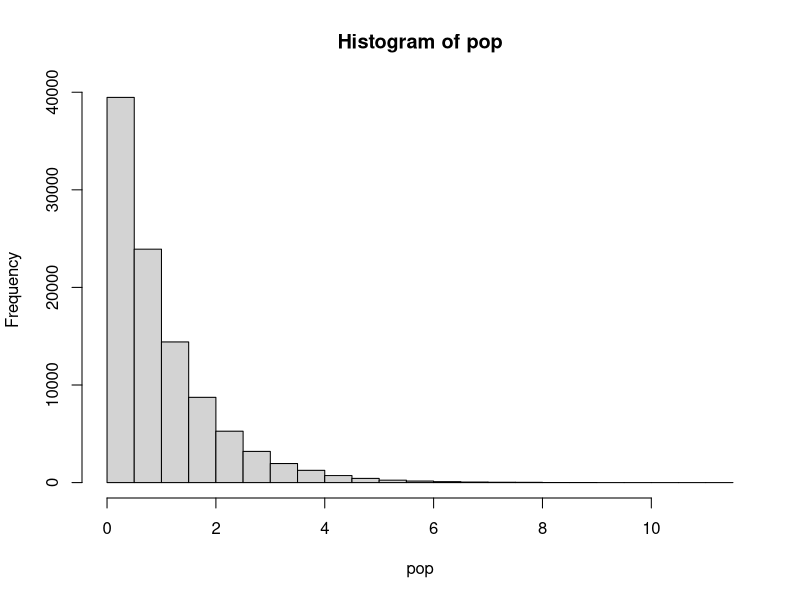
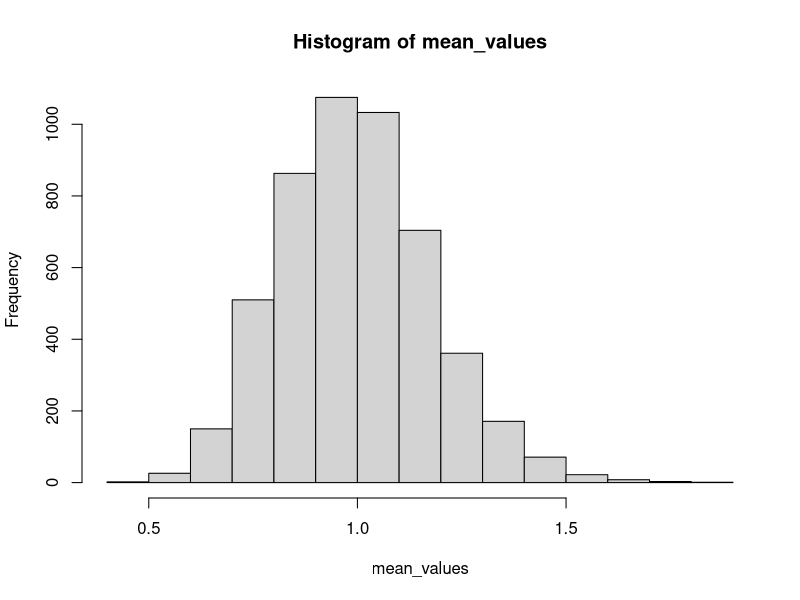
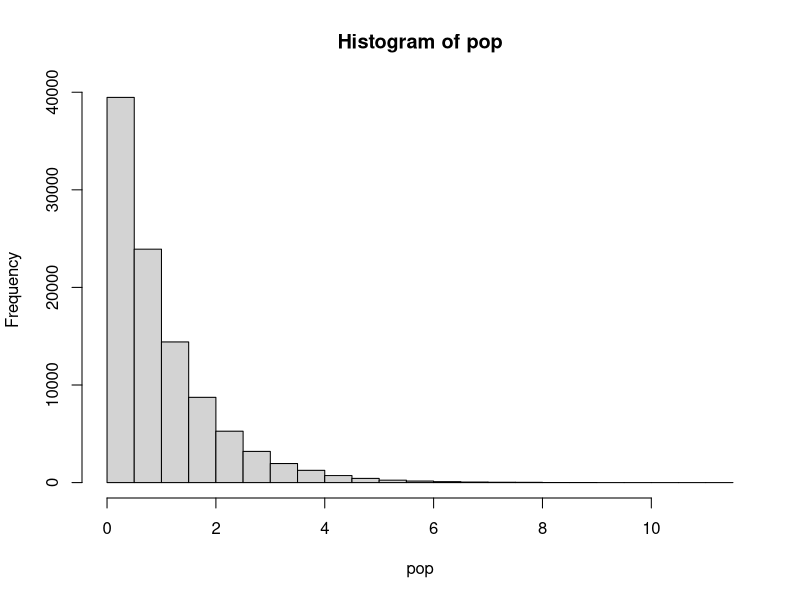
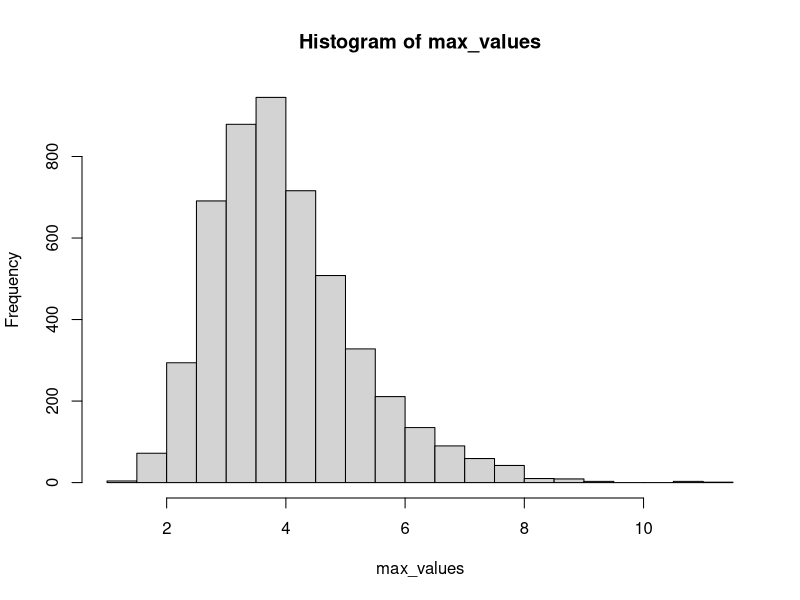
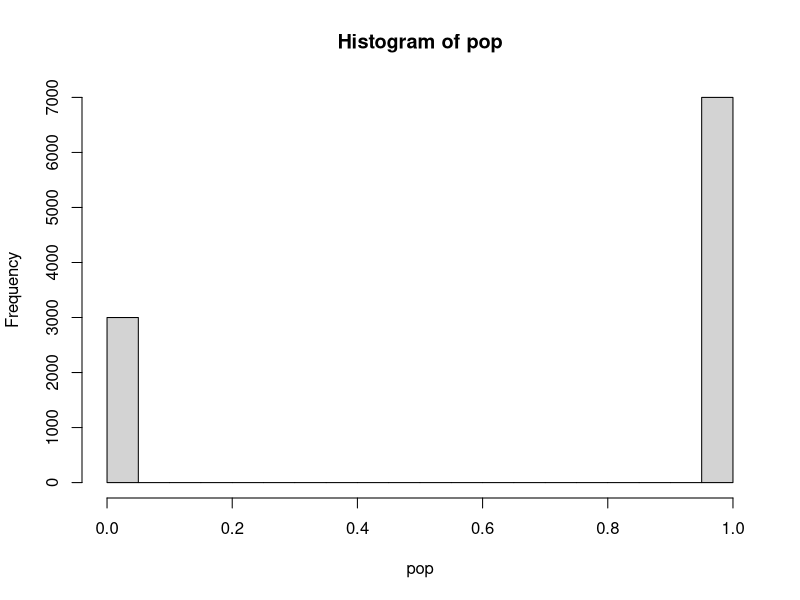
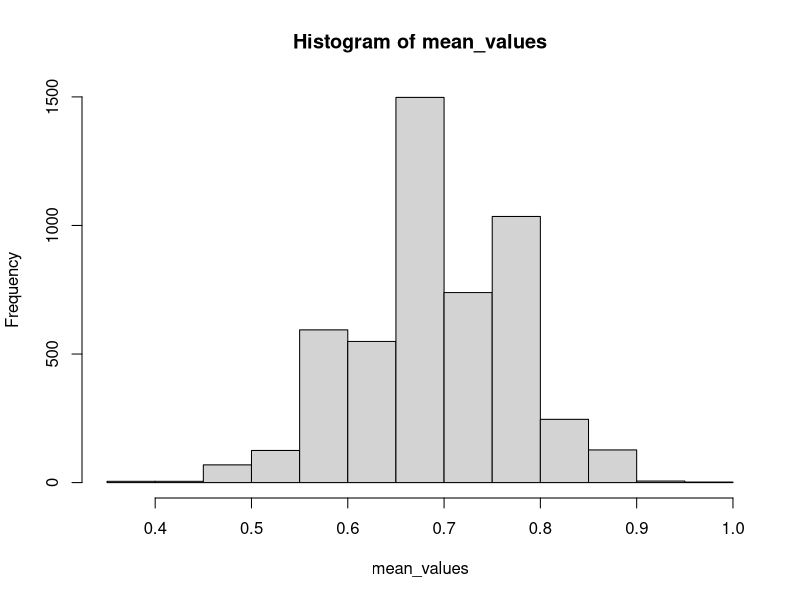

Recreate these plots in R, in order.
## ---- chunk 1
set.seed(123) # because we want to reproduce our randomness

pop <- rexp(n = 100000) # exponential distribution

# look up sample()

simulate_clt <- function(population, n, num_sim, stat){
 results <- NA
 
 for (i in 1:num_sim){
   sample_data <- sample(population, n)
   results[i] <- stat(sample_data)
 }
   return(results)
}

mean_values <- simulate_clt(pop, 30, 5000, mean)

hist(pop)

hist(mean_values)
## ---- chunk 2
max_values <- simulate_clt(pop, 30, 5000, max)

hist(pop)

hist(max_values)
## ---- chunk 3
pop <- c(rep(0, 3000), rep(1, 7000))

mean_values <- simulate_clt(pop, 30, 5000, mean)

hist(pop)

hist(mean_values)
